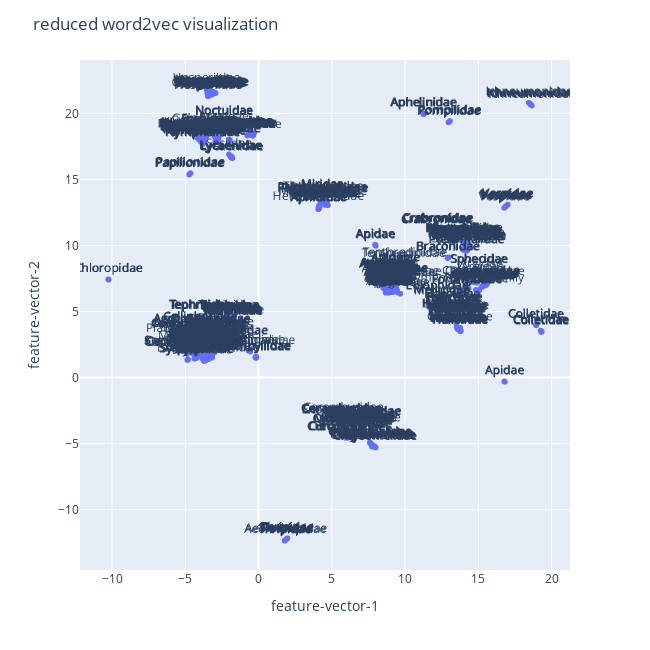

Notebook code for this chart:
### Code cell
# visualisasi embedding serangga

# embedding
# input : df_node, URL
URL = "http://pyRDF2Vec"
df_serangga = df_node[df_node['group']=="serangga"]
CUSTOM_KG = df_serangga_to_rdf(df_serangga, URL)
# proses
list_serangga=df_node[df_node['group']=="serangga"].taxon_id.to_list()
list_of_entities = [ URL+"#"+taxon_id for taxon_id in list_serangga ]
transformer, embeddings, _ = rdf_KG_to_embeddings(CUSTOM_KG, list_of_entities)
# sama dua2nya # list_of_entities == transformer._entities 

# dictionary serangga
dictionary_serangga = df_to_dictionary_taxon(df_serangga)
# output
# embeddings, list_of_entities, dictionary_serangga

# plotting
embeddingPlot(embeddings, list_of_entities, dictionary_serangga, 650, 650)

### Figure 1 — Plotly figure (JSON) as saved in the notebook; plotly's stock layout.template omitted (floating-point values rounded to 4 significant figures; data arrays with more than 128 entries replaced by an {"elided": "..."} marker saying what was removed)
{"data": [{"hovertemplate": "<b>%{hovertext}</b><br><br>feature-vector-1=%{x}<br>feature-vector-2=%{y}<br>text=%{text}<extra></extra>", "hovertext": {"elided": "1083 str values"}, "legendgroup": "", "marker": {"color": "#636efa", "symbol": "circle"}, "mode": "markers+text", "name": "", "showlegend": false, "text": {"elided": "1083 str values"}, "textposition": "top center", "type": "scattergl", "x": {"elided": "1083 float values"}, "xaxis": "x", "y": {"elided": "1083 float values"}, "yaxis": "y"}], "layout": {"height": 650, "legend": {"tracegroupgap": 0}, "margin": {"t": 60}, "title": {"text": "reduced word2vec visualization"}, "width": 650, "xaxis": {"anchor": "y", "domain": [0, 1], "title": {"text": "feature-vector-1"}}, "yaxis": {"anchor": "x", "domain": [0, 1], "title": {"text": "feature-vector-2"}}}}
